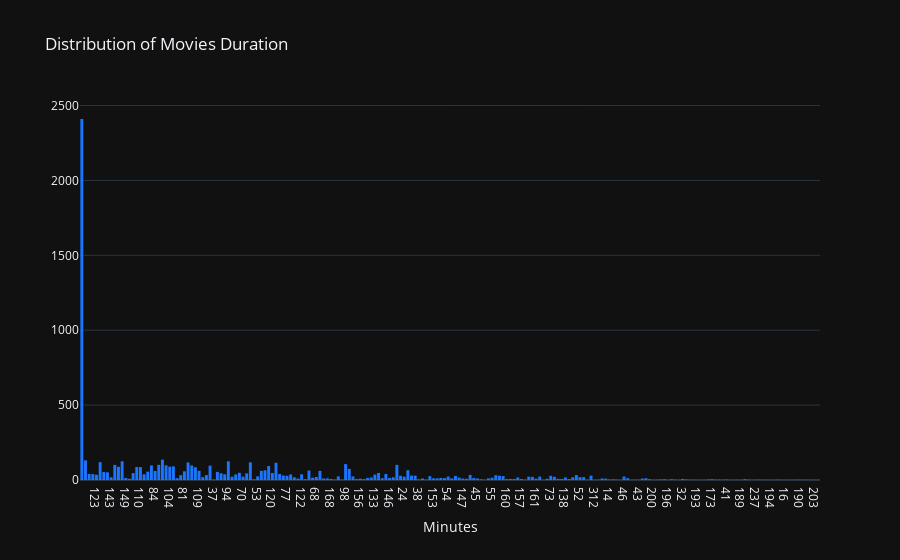

The cell this chart's notebook holds for it:
### Markdown cell above
# Distribution of Movie Duration : Histogram

### Code cell
trace = go.Histogram(
                     x = df['duration'],
                     xbins=dict(size=0.5),
                     marker = dict(color = 'rgb(26, 118, 255)'))
layout = go.Layout(template= "plotly_dark", title = 'Distribution of Movies Duration', xaxis = dict(title = 'Minutes'))
fig = go.Figure(data = [trace], layout = layout)
fig.show()

### Figure 1 — Plotly figure (JSON) as saved in the notebook; plotly's stock layout.template omitted (floating-point values rounded to 4 significant figures; data arrays with more than 128 entries replaced by an {"elided": "..."} marker saying what was removed)
{"data": [{"marker": {"color": "rgb(26, 118, 255)"}, "type": "histogram", "x": {"elided": "7787 str values"}, "xbins": {"size": 0.5}}], "layout": {"title": {"text": "Distribution of Movies Duration"}, "xaxis": {"title": {"text": "Minutes"}}}}
